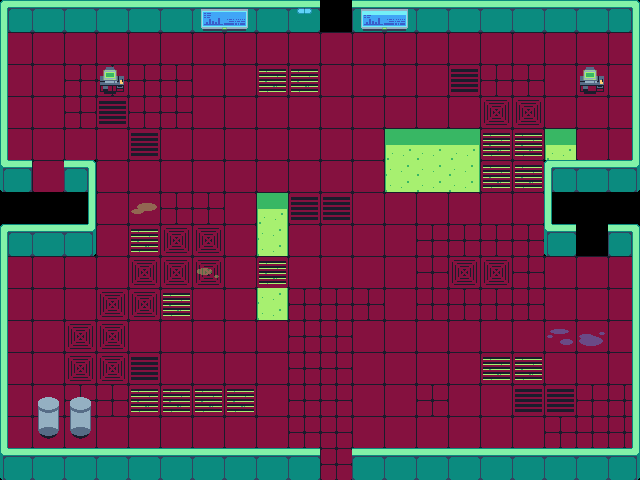

This game map was drawn from its Tiled (.tmx) file and the tilesets committed beside it. A one-line description and the trimmed map source follow:
An orthogonal 20x15 tile map with 32x32 px tiles, 4 tile layers (floor, floorDecoration, walls, props), 4 tilesets and 49 objects (10x Spawn, 5x ChemicalTank, 4x Door, 3x Table, Trap, ...).

<map version="1.10" tiledversion="1.11.2" orientation="orthogonal" renderorder="right-down" width="20" height="15" tilewidth="32" tileheight="32" infinite="0" nextlayerid="11" nextobjectid="158">
 <tileset firstgid="1" source="tileset_ebene3.tsx" />
 <tileset firstgid="852" source="props_and_items_ebene2.tsx" />
 <tileset firstgid="1380" source="Beartrap.tsx" />
 <tileset firstgid="1384" source="ExplosionEffect.tsx" />
 <layer id="3" name="floor" width="20" height="15">
  <data>[300 cells, 245 non-empty, 13 distinct tile ids]</data>
 </layer>
 <layer id="10" name="floorDecoration" width="20" height="15">
  <data>[300 cells, 4 non-empty, 4 distinct tile ids]</data>
 </layer>
 <layer id="1" name="walls" width="20" height="15">
  <data>[300 cells, 70 non-empty, 9 distinct tile ids]</data>
 </layer>
 <layer id="2" name="props" width="20" height="15">
  <data>[300 cells, 12 non-empty, 9 distinct tile ids]</data>
 </layer>
 <objectgroup id="6" name="Collisions">
  <object id="4" x="352" y="472" width="288" height="8" />
  <object id="19" x="632" y="32" width="8" height="152" />
  <object id="110" x="0" y="32" width="8" height="152" />
  <object id="111" x="632" y="256" width="8" height="216" />
  <object id="112" x="0" y="256" width="8" height="216" />
  <object id="113" x="0" y="24" width="320" height="8" />
  <object id="114" x="352" y="24" width="288" height="8" />
  <object id="115" x="544" y="184" width="96" height="8" />
  <object id="116" x="544" y="192" width="8" height="56" />
  <object id="117" x="544" y="248" width="32" height="8" />
  <object id="118" x="608" y="248" width="32" height="8" />
  <object id="119" x="0" y="472" width="320" height="8" />
  <object id="120" x="0" y="184" width="96" height="8" />
  <object id="121" x="0" y="248" width="96" height="8" />
  <object id="123" x="88" y="192" width="8" height="56" />
 </objectgroup>
 <objectgroup id="9" name="Props">
  <object id="128" x="100" y="82" width="24" height="12" />
  <object id="133" x="38" y="426" width="21" height="10" />
  <object id="134" x="70" y="426" width="21" height="10" />
  <object id="135" x="580" y="82" width="24" height="12" />
 </objectgroup>
 <objectgroup id="7" name="Entities">
  <object id="53" name="Beartrap" type="Trap" gid="1380" x="418.773" y="230.239" width="32" height="32">
   <properties>
    <property name="Damage" type="float" value="40" />
    <property name="Effect" type="object" value="58" />
    <property name="RangeLayer" type="object" value="54" />
   </properties>
  </object>
  <object id="58" name="ExplosionEffect" gid="1384" x="368.775" y="218.891" width="128" height="128" />
  <object id="63" name="PlayerSpawn" type="Spawn" x="328" y="224">
   <ellipse />
  </object>
  <object id="64" name="ScientistSpawn" type="Spawn" x="448" y="320">
   <ellipse />
  </object>
  <object id="65" name="SnackMachine" type="SnackMachine" x="64" y="64" width="32" height="32" />
  <object id="66" name="SecuritySpawn" type="Spawn" x="504" y="280">
   <ellipse />
  </object>
  <object id="105" name="DoorSpawn" type="Door" x="576" y="224" width="32" height="32">
   <properties>
    <property name="DoorDirection" value="East" />
   </properties>
  </object>
  <object id="106" name="DoorSpawn" type="Door" x="32" y="160" width="32" height="32">
   <properties>
    <property name="DoorDirection" value="West" />
   </properties>
  </object>
  <object id="107" name="DoorSpawn" type="Door" x="320" y="0" width="32" height="32">
   <properties>
    <property name="DoorDirection" value="North" />
   </properties>
  </object>
  <object id="108" name="DoorSpawn" type="Door" x="320" y="448" width="32" height="32">
   <properties>
    <property name="DoorDirection" value="South" />
   </properties>
  </object>
  <object id="141" name="Table" type="Table" x="224" y="128" width="32" height="32" />
  <object id="142" name="Table" type="Table" x="353.333" y="287.333" width="32" height="32" />
  <object id="143" name="Table" type="Table" x="193.333" y="351.333" width="32" height="32" />
  <object id="144" name="ChemicalTank" type="ChemicalTank" x="160" y="192" width="32" height="33" />
  <object id="145" name="ChemicalTank" type="ChemicalTank" x="384" y="352" width="32" height="33" />
  <object id="146" name="ChemicalTank" type="ChemicalTank" x="448" y="96" width="32" height="33" />
  <object id="147" name="ChemicalTank" type="ChemicalTank" x="416" y="96" width="32" height="33" />
  <object id="148" name="ChemicalTank" type="ChemicalTank" x="544" y="352" width="32" height="33" />
  <object id="150" name="ScientistSpawn" type="Spawn" x="320" y="352">
   <ellipse />
  </object>
  <object id="151" name="ScientistSpawn" type="Spawn" x="256" y="416">
   <ellipse />
  </object>
  <object id="152" name="ScientistSpawn" type="Spawn" x="96" y="320">
   <ellipse />
  </object>
  <object id="153" name="ScientistSpawn" type="Spawn" x="128" y="128">
   <ellipse />
  </object>
  <object id="154" name="ScientistSpawn" type="Spawn" x="256" y="64">
   <ellipse />
  </object>
  <object id="155" name="ScientistSpawn" type="Spawn" x="320" y="160">
   <ellipse />
  </object>
  <object id="156" name="ScientistSpawn" type="Spawn" x="512" y="128">
   <ellipse />
  </object>
  <object id="157" name="RobotSpawn" type="Spawner" x="304" y="248" width="25.3333" height="20">
   <ellipse />
  </object>
 </objectgroup>
 <objectgroup id="8" name="Acids">
  <object id="137" x="384" y="128" width="96" height="64" />
  <object id="138" x="544" y="128" width="32" height="64" />
  <object id="139" x="256" y="192" width="32" height="64" />
  <object id="140" x="256" y="288" width="32" height="32" />
 </objectgroup>
</map>
